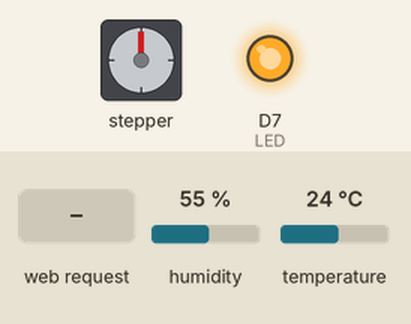
This sketch was run on a simulated ESP8266 (NodeMCU). Shown: stepper motor, output pins drawn as LEDs (lit = HIGH). Inputs (shaded band) come from the test bench; at power-on: humidity 55 %, temperature 24 °C. WiFi joins after 1.5 s; servers stay silent unless stated; stepper angles assume 2048 steps per turn; what the sketch prints to the serial monitor is not drawn.

Above: at 2.7 s.
2.8 s: HTTP request GET /sendValue?degrees=1 received
At 5.65 s:
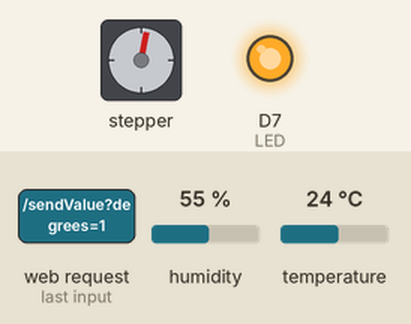
5.8 s: HTTP request GET /LEDstatus received
At 6.17 s:
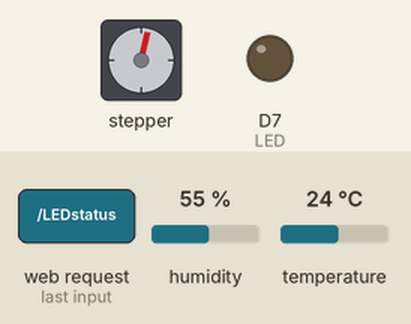
8.8 s: HTTP request GET /sendValue?degrees=120 received
At 9.17 s:
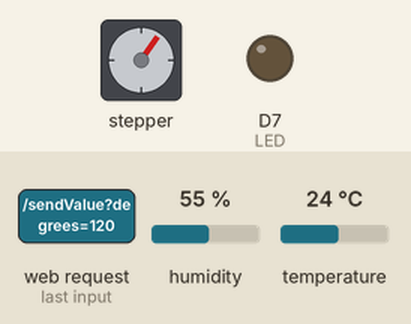
11.8 s: HTTP request GET /LEDstatus?degrees=1 received
At 12.42 s:
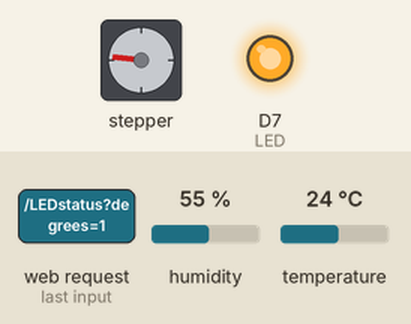
14.8 s: HTTP request GET /readDHT11 received
17.8 s: HTTP request GET /readDHT11?degrees=1 received
Timing chart, 0 to 43.4 s (numbered marks = the images above; inputs shaded):
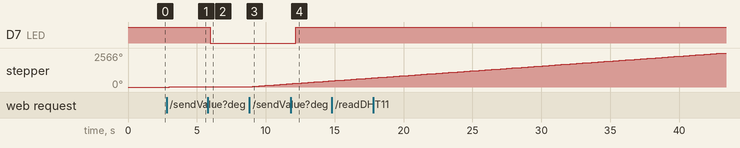

Measured:
- after the input at 5.8 s, D7 (LED): HIGH → LOW after 0.16 s
- after the input at 11.8 s, D7 (LED): LOW → HIGH after 0.36 s

The sketch:

esp8266_de1.ino
```cpp
#include <ESP8266WiFi.h>
#include <ESP8266WebServer.h>
#include <Stepper.h>
#include "Sensor_motor.h"
#include "DHT.h"
// #include <String.h>

const int stepperRevolution = 2048;
Stepper myStepper(stepperRevolution, D1, D3, D2, D4);
ESP8266WebServer server(80);

const int DHTPIN = D5;
const int DHTTYPE = DHT11;
DHT dht(DHTPIN, DHTTYPE);


int led_status = 1;
int LED = D7;

#define TENWIFI "Huu Chin"
#define PASSWIFI "9999@9999"

int degreeToSteps(int degree) {
  if (degree == 0) return 0;
  return stepperRevolution / (360 / degree);
}

void connection() {
  String s = MAIN_page;
  server.send(200, "text/html", s);
}

void setup() {
  myStepper.setSpeed(14);
  Serial.begin(9600);

  pinMode(LED, OUTPUT);
  digitalWrite(LED, HIGH);


  WiFi.begin(TENWIFI, PASSWIFI);
  Serial.print("\n Đang thử kết nối");
  while (WiFi.status() != WL_CONNECTED) {
    delay(500);
    Serial.print(".");
  }
  Serial.print("\n Kết nối thanh công. IP address: ");
  Serial.println(WiFi.localIP());
  server.begin();  // Khởi động server.
  Serial.print("Server đã khởi động.");

  server.on("/", connection);
  server.on("/readDHT11", handleReadDHT11);
  server.on("/readLight", handleReadLight);
  server.on("/sendValue", handleSendValue);
  server.on("/LEDstatus", handleLED);
  server.begin();
}

void handleReadDHT11() {
  // Gửi giá trị cảm biến về client
  float h = dht.readHumidity();
  float t = dht.readTemperature();
  server.send(200, "text/plain", "Giá trị cảm biến DHT: " + String(h) + "% | " + String(t) + " độ C");
}

void handleReadLight() {
  // Gửi giá trị cảm biến về client
  int lightVal = analogRead(A0);

  if (lightVal < 100) {
    server.send(200, "text/plain", "Hiện giờ trời đang sáng, giá trị: " + String(lightVal));
  }
  else {
    server.send(200, "text/plain", "Hiện giờ trời đang tối, giá trị: "  + String(lightVal));
  }
}

void handleLED(){
  if (led_status == 1){
    digitalWrite(LED, LOW);
    server.send(200, "text/plain", "0");
    led_status = 0;
  } else if (led_status == 0){
    digitalWrite(LED, HIGH);
    server.send(200, "text/plain", "1");
    led_status = 1;
  }
}

int receivedValue = 0;
void handleSendValue() {
  if (server.hasArg("degrees")) {
    receivedValue = server.arg("degrees").toInt();
  }
}

void loop() {
  // Xử lý các yêu cầu từ client
  server.handleClient();
  if (receivedValue != 0) {
    // Serial.println(receivedValue);
    myStepper.step(degreeToSteps(receivedValue));
    delay(200);
    // receivedValue = 0;
  }
}
```

Sensor_motor.h
```cpp
const char MAIN_page[] PROGMEM = R"=====(
<!DOCTYPE html>
<html>
  <head>
    <meta name='viewport' content='width=device-width, initial-scale=1.0'/>
    <meta charset='utf-8'>
    <style>
      html {
        font-family: Helvetica;
        display: inline-block;
        margin: 0px auto;
        text-align: center;
      }
    .button {
      background-color: #4CAF50;
      border: none;
      color: white;
      padding: 16px 40px;
      text-decoration: none;
      font-size: 30px;
      margin: 2px;
      cursor: pointer;
    }
    .button2 {
      background-color: #555555;
    }
    .btn{
      background-color: #4CAF50;
      border: none;
      color: white;
      padding: 8px 20px;
      text-decoration: none;
      font-size: 16px;
      margin: 2px;
      cursor: pointer;
    }
    .degrees-input {
      width: 60px;
      height: 30px;
      font-size: 20px;
      text-align: center;
    }
    h2 {text-align:center; }
    .btn-status {
      padding: 10px 20px;
      font-size: 16px;
      border: none;
      border-radius: 5px;
      background-color: #4CAF50;
      color: white;
      cursor: pointer;
    }

    .btn-off {
      background-color: #f44336;
    }
    </style>
    <title>Cuối kì</title>
  </head>
  <body>
    <h1><p id="DHT11Value"> None </p><h1><br>

    <h1><p id="lightStatus"> None </p><h1><br>

    <div id="motor_controller">
      <p>Điều khiển động cơ</p>
      Góc quay: <input class="degrees-input" type="text" id="degrees" value="">
      <button class="btn btn-send">Send</button>
    </div>

    <h2>Bật/ tắt LED</h2>
    <button class='btn-status'>TẮT ĐÈN</button>

    <script>
      let canSendRequest = true;

      setInterval(function() {
        if (!canSendRequest) {
          return;
        }
        var DHT11Value = document.getElementById('DHT11Value');
        var xhttp = new XMLHttpRequest();
        xhttp.onreadystatechange = function() {
          if (this.readyState == 4 && this.status == 200) {
            DHT11Value.innerHTML = this.responseText;
          }
        };
        xhttp.open('GET', '/readDHT11', true);
        xhttp.send();
      }, 2000);

      setInterval(function() {
        if (!canSendRequest) {
          return;
        }
        var lightStatus = document.getElementById('lightStatus');
        var xhttp = new XMLHttpRequest();
        xhttp.onreadystatechange = function() {
          if (this.readyState == 4 && this.status == 200) {
            lightStatus.innerHTML = this.responseText;
          }
        };
        xhttp.open('GET', '/readLight', true);
        xhttp.send();
      }, 2000);


      // function sendValue() {
      //   var degreesInput = document.getElementById('degrees');
      //   var xhttp2 = new XMLHttpRequest();
      //   var degrees = degreesInput.value;
      //   xhttp2.open('POST', '/sendValue', true);
      //   xhttp2.setRequestHeader('Content-type', 'application/x-www-form-urlencoded');
      //   xhttp2.send('degrees=' + degrees);
      // }

      document.querySelector('.btn-send').addEventListener('click', function() {
        var degreesInput = document.getElementById('degrees');
        var xhttp2 = new XMLHttpRequest();
        var degrees = degreesInput.value;
        canSendRequest = false;
        xhttp2.open('POST', '/sendValue', true);
        xhttp2.setRequestHeader('Content-type', 'application/x-www-form-urlencoded');
        xhttp2.send('degrees=' + degrees);
        xhttp2.onreadystatechange = function() {
          if (this.status == 200) {
            canSendRequest = true;
          }
        };
      });

      const btnStatus = document.querySelector('.btn-status');
      btnStatus.addEventListener('click', () => {
        var xhr = new XMLHttpRequest();
        xhr.onreadystatechange = function() {
            if (xhr.readyState == 4 && xhr.status == 200) {
                if (xhr.responseText == '0') {
                    btnStatus.innerHTML = 'BẬT ĐÈN';
                    btnStatus.classList.add('btn-off');
                } else {
                    btnStatus.innerHTML = 'TẮT ĐÈN';
                    btnStatus.classList.remove('btn-off');
                }
            }
        };
        xhr.open('GET', '/LEDstatus', true);
        xhr.send();
      });
    </script>
  </body>
</html>
)=====";
```
